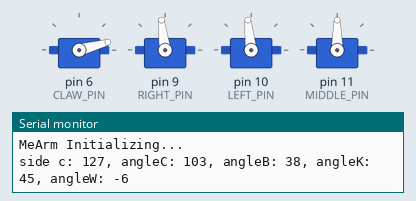
Bench run of a sketch on a simulated Arduino Uno, built with avr-gcc and run on an emulated ATmega328P. Parts: 4 × servo, the last lines printed to the serial monitor.

Above: at 0.05 s.
At 1.85 s:
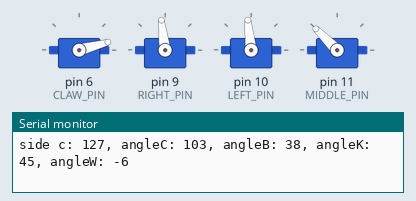
At 3.75 s:
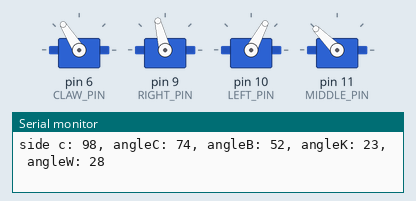
At 7.45 s:
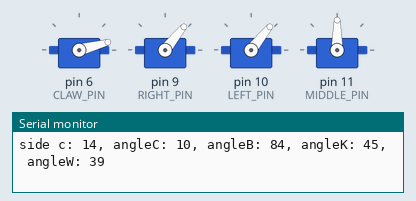
At 10.95 s:
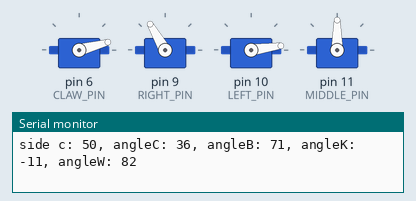
At 14.95 s:
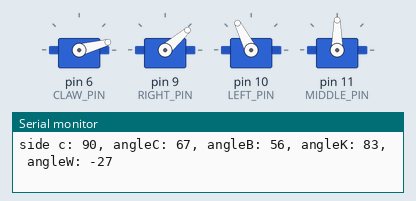
Timing chart, 0 to 19.5 s (numbered marks = the images above):
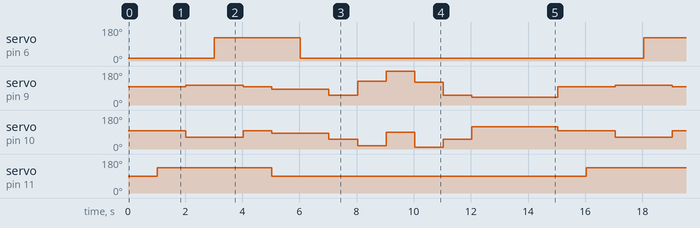

The sketch:

A3_mearm_scaffold.ino
```cpp
/*
  Assignment 3 (MeArm) Scaffold
  Kinematics code for MeArm
  Do not use or look at the open code available for the MeArm -- you must write your own!
  NOTE: Must change "NO LINE ENDING" to "NEWLINE" in Serial Monitor (button on top right) for this to work.
*/

#include <Servo.h>

// Servo pins
#define CLAW_PIN  6
#define RIGHT_PIN  9
#define LEFT_PIN  10
#define MIDDLE_PIN  11

// Create servo objects to control servos
Servo CLAW;
Servo RIGHT;
Servo LEFT;
Servo MIDDLE;

// Global variables for storing the position to move to
int moveToTheta     = 0;
int moveToR         = 0;
int moveToZ         = 0;
int moveToGripper   = 0;

// constants
const int ARMLEN = 81; // arm is 81mm

//debugging string
char* calculations = new char[100];

/*
   Functions
*/

// Move the rotational (theta, polar coordinates) axis of the MeArm
void moveTheta(int angle) {
  MIDDLE.write(angle);
}

// Open the gripper a given width/distance
// TODO: make this accurate
void moveGripper(int distToOpen) {
  distToOpen -= 5;
  int thetaX = (180 * distToOpen) / (76 + distToOpen);
  int servo = (100 - thetaX) + 10;
  CLAW.write(servo);
}

/*
  Tested, outputs are correct.
  E.g. moveRZ(10,10) angleC = 10, angleW = 40, angleBK = 130;
*/
void moveRZ(int r, int z) {
  int a = 81;
  int b = 81;
  //Step 1: calculate length of c
  float c = sqrt(sq(r) + sq(z));
  //Step 2: calculate angle of C (in degress)
  float angleC = acos(1 - (sq(c) / (2 * sq(81)))) * (180 / PI);
  //Step 3: calculate angle of A/B
  float angleB = (180 - angleC) / 2;
  //Step 4: calculate angle of K
  float angleK = atan( (float) z / r) * (180 / PI);
  //Step 5: calculate angleBK and angleW
  float angleBK = angleB + angleK;
  float angleW = 180 - angleC - angleBK;
//  Serial.print("Angle W = ");
//  Serial.println(angleW);
  moveLeft(angleW);
//  Serial.print("Angle B+K = ");
//  Serial.println(angleB + angleK);
  moveRight(angleB + angleK);

  sprintf(calculations, "side c: %d, angleC: %d, angleB: %d, angleK: %d, angleW: %d\n", (int) c, (int) angleC, (int) angleB, (int) angleK, (int) angleW);
  Serial.print(calculations);
}


//// Move the arm along the r axis (polar coordinates), or in height (z)
//void moveRZ(int r, int z) {
//  // calculate stuff in proper order
//  float sideC = getSideC(r, z);
//  float angleK = getAngleK(r, z);
//  float angleB = getAngleB(sideC);
//  float angleC = getAngleC(angleB);
//  float angleW = getAngleW(angleC, angleB, angleK);
//
//  moveLeft(angleW);
//  moveRight(angleB + angleK);
//}
//


/*
   Arduino core (setup, loop)
*/

void setup() {
  // Enable serial port output for debug
  Serial.begin(9600);
  Serial.println("MeArm Initializing...");

  // Attaches the servo objects to servos on specific pins
  CLAW.attach(CLAW_PIN);
  RIGHT.attach(RIGHT_PIN);
  LEFT.attach(LEFT_PIN);
  MIDDLE.attach(MIDDLE_PIN);
}

// Display a simple serial console to the user that allows them to enter positional information for the MeArm to move to.
void doSerialConsole() {
  // Display serial console
  char inputStr[80];
  int index = 0;

  while (1) {
    int done = 0;
    // Step 1: Display serial console message
    Serial.println("");
    Serial.println("Enter coordinates: theta,r,z,gripper (comma delimited, no spaces)");
    Serial.println("Example: 10,20,30,40");

    // Step 2: Clear string
    for (int i = 0; i < 80; i++) {
      inputStr[i] = 0;
    }
    index = 0;

    // Step 3: Read serial data
    while (done == 0) {
      // Step 3A: Read serial data and add to input string, if available
      while (Serial.available() > 0) {
        char inputChar = Serial.read();
        if (inputChar == '\n') {
          // Newline character -- user has pressed enter
          done = 1;
        } else {
          // Regular character -- add to string
          if (index < 79) {
            inputStr[index] = inputChar;
            index += 1;
          }
        }
      }
    }

    // Step 4: Debug output: Let the user know what they've input
    Serial.print ("Recieved input: ");
    Serial.println(inputStr);

    // Step 5: Check if string is valid
    if (sscanf(inputStr, "%d,%d,%d,%d", &moveToTheta, &moveToR, &moveToZ, &moveToGripper) == 4) {
      Serial.println("Valid input!");
      // Valid string
      return;
    } else {
      // Invalid string -- restart
      Serial.println ("Invalid input -- try again.  example: 10,20,30,40");
    }
  }
}

void moveLeft(int angle) {
  int offset = (angle - 45) * 2;
  LEFT.write(angle - offset);
}

void moveRight(int angle) {
  int offset = (angle - 90) * 2;
  RIGHT.write(angle - offset);
}

void moveTo(int theta, int r, int z, int gripper){
  moveTheta(theta);
  moveRZ(r,z);
  moveGripper(gripper);
  delay(1000);
}

void loop() {
//  // Step 1: Display Serial console
//  doSerialConsole();
//  // Step 2: Debug display
//  Serial.println("");
//  Serial.println("Moving to: ");
//  Serial.print("Theta: ");
//  Serial.println(moveToTheta);
//  Serial.print("R: ");
//  Serial.println(moveToR);
//  Serial.print("Z: ");
//  Serial.println(moveToZ);
//  Serial.print("Gripper: ");
//  Serial.println(moveToGripper);
//  // Step 3: Move to requested location
//  moveTheta(moveToTheta);
//  moveRZ(moveToR, moveToZ);
//  moveGripper(moveToGripper);

    moveTo(90,90,90,90);
    moveTo(135,90,90,90);
    moveTo(135,90,40,90);
    moveTo(135,90,40,0);
    moveTo(135,90,90,0);
    moveTo(90,70,70,0);
    moveTo(90,70,70,90);
    moveTo(90,10,10,90);
    moveTo(90,70,-10,90);
    moveTo(90,170,0,90);
    moveTo(90,50,-10,90);
    moveTo(90,10,10,90);
    moveTo(90,10,90,90);
    delay(2000);


}
```

Measured:
- by itself, servo on pin 6 (CLAW_PIN): alternates 122° for 3.0 s and 15° for 12.0 s
- by itself, servo on pin 11 (MIDDLE_PIN): alternates 135° for 4.0 s and 90° for 11.0 s
- by itself, servo on pin 10 (LEFT_PIN): repeats every 15.0 s: 96° 1.0 s, 83° 2.0 s, 51° 1.0 s, 18° 1.0 s, 90° 1.0 s, 8° 1.0 s, 51° 1.0 s, 117° 3.0 s, 96° 2.0 s, 62° 2.0 s
- by itself, servo on pin 9 (RIGHT_PIN): repeats every 15.0 s: 97° 1.0 s, 83° 2.0 s, 51° 1.0 s, 125° 1.0 s, 180° 1.0 s, 120° 1.0 s, 51° 1.0 s, 41° 3.0 s, 97° 2.0 s, 104° 2.0 s
